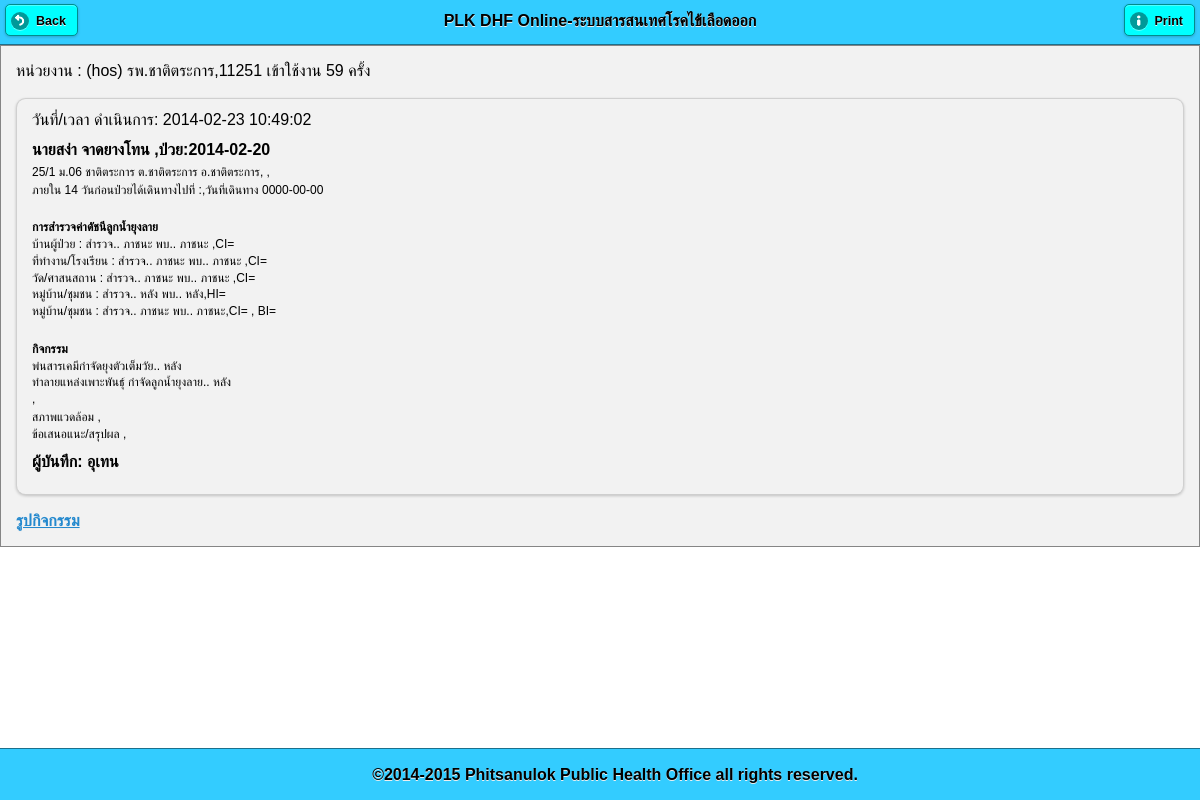
/pt_info_home.php?pid=1125114022219612&id=5 (signed in), run on the app's committed database.
### tables this page shows
CREATE TABLE `patient_home` (
  `id` int(11) NOT NULL auto_increment,
  `pid` varchar(255) NOT NULL,
  `datetime_do` datetime NOT NULL default '0000-00-00 00:00:00',
  `lat` varchar(25) default NULL,
  `lng` varchar(25) default NULL,
  `occupat` varchar(255) default NULL,
  `school_workplace` varchar(255) default NULL,
  `date_ill_diff` varchar(11) default NULL,
  `travel_to` varchar(255) default NULL,
  `date_travel` date default NULL,
  `s1` varchar(255) default NULL,
  `f1` varchar(255) default NULL,
  `ci1` varchar(255) default NULL,
  `s2` varchar(255) default NULL,
  `f2` varchar(255) default NULL,
  `ci2` varchar(255) default NULL,
  `s3` varchar(255) default NULL,
  `f3` varchar(255) default NULL,
  `ci3` varchar(255) default NULL,
  `s4` varchar(255) default NULL,
  `f4` varchar(255) default NULL,
  `hi` varchar(255) default NULL,
  `s5` varchar(255) default NULL,
  `f5` varchar(255) default NULL,
  `ci` varchar(255) default NULL,
  `bi` varchar(255) default NULL,
  `chk_spray` varchar(255) default NULL,
  `num_spray_home` varchar(255) default NULL,
  `chk_destroy` varchar(255) default NULL,
  `num_destroy_home` varchar(255) default NULL,
  `chk_meeting` varchar(255) default NULL,
  `chk_campaign` varchar(255) default NULL,
  `chk_other` varchar(255) default NULL,
  `note_other` varchar(255) default NULL,
  `note_env` varchar(255) default NULL,
  `note_sum` varchar(255) default NULL,
  `reporter` varchar(255) default NULL,
  `img_act` varchar(255) default NULL,
  PRIMARY KEY  (`id`)
);

CREATE TABLE `patient_hos` (
  `pid` varchar(100) NOT NULL default '',
  `datetime_send` datetime default NULL,
  `office_own` varchar(5) default NULL,
  `user_own` varchar(50) default NULL,
  `hn` varchar(100) default NULL,
  `prename` varchar(100) default NULL,
  `sex` varchar(25) default NULL,
  `name` varchar(100) default NULL,
  `lname` varchar(100) default NULL,
  `cid` varchar(13) default NULL,
  `bdate` date default NULL,
  `agey` varchar(100) default NULL,
  `pt_tel` varchar(100) default NULL,
  `family` varchar(255) default NULL,
  `occupat` varchar(100) default NULL,
  `school_workplace` varchar(255) default NULL,
  `code506` varchar(100) default NULL,
  `icd10` varchar(100) default NULL,
  `pt_type` varchar(100) default NULL,
  `doctor` varchar(100) default NULL,
  `date_dx` date default NULL,
  `time_dx` time default NULL,
  `date_ill` date default NULL,
  `date_found` date default NULL,
  `pt_status` varchar(100) default NULL,
  `symtom` varchar(255) default NULL,
  `refer_from` varchar(255) default NULL,
  `date_refer` date default NULL,
  `amp` varchar(4) default NULL,
  `tmb` varchar(6) default NULL,
  `moo` varchar(8) default NULL,
  `road` varchar(100) default NULL,
  `addr` varchar(100) default NULL,
  `lab_wbc` varchar(100) default NULL,
  `note_text` varchar(255) default NULL,
  `lab_plt` varchar(100) default NULL,
  `lab_hct` varchar(100) default NULL,
  `lab_tt` varchar(100) default NULL,
  `send_to_amp` varchar(4) default NULL,
  `sender` varchar(255) default NULL,
  `img_pt` varchar(255) default NULL,
  `send_back_by` varchar(25) default NULL,
  PRIMARY KEY  (`pid`)
);

### pt_info_home.php (the view, shortened to what this page needs)
<!DOCTYPE html>
<html>
    <head>
        <?php require 'lib.php'; ?>
    </head>
    <body>
        <?php
        $sql = "SELECT  CONCAT(pt.prename,pt.`name`,' ',pt.lname) as fullname,pt.date_ill,
CONCAT(pt.addr,' ม.',SUBSTR(pt.moo,7,2),'  ',moo.`name`,'  ต.',tmb.`name`,'  อ.',amp.`name`) as address,
ph.*
from patient_home ph
LEFT JOIN patient_hos pt on pt.pid = ph.pid
LEFT JOIN moo moo on moo.`code` = pt.moo
LEFT JOIN tmb tmb on tmb.`code`=pt.tmb
LEFT JOIN amp amp on amp.`code` = pt.amp
where ph.pid='$_GET[pid]' and ph.id=$_GET[id]";
        $result = mysql_query($sql);
        $row = mysql_fetch_array($result);
        ?>
        <div data-role="page" id="page-1">
            <div data-role="header" data-position="fixed" data-theme="f">
                <a href="pt_info.php?pid=<?= $_GET[pid] ?>" rel="external"  data-icon="back">Back</a>
                <?php require 'txt_head.php'; ?>
                <a href="#" rel="external" onclick=" window.print();" data-icon="info">Print</a>
            </div>
            <div data-role="content" data-theme="f">
                <?php require 'office_title.php'; ?>
                <ul data-role="listview" data-inset="true">
                    <li data-role="fieldcontain">
                        วันที่/เวลา ดำเนินการ: <?= $row[datetime_do] ?>
                        <h3><?= $row[fullname] ?>  ,ป่วย:<?= $row[date_ill] ?></h3>
                        <p><?= $row[address] ?>, <?= $row[occupat] ?>,<?= $row[school_workplace] ?></p>
                        <p>
                            ภายใน 14 วันก่อนป่วยได้เดินทางไปที่ :<?= $row[travel_to] ?>,วันที่เดินทาง <?= $row[date_travel] ?>
                        </p>
                        <br>
                        <p><b>การสำรวจค่าดัชนีลูกน้ำยุงลาย</b></p>
                        <p>บ้านผู้ป่วย : สำรวจ..<?= $row[s1] ?> ภาชนะ พบ..<?= $row[f1] ?> ภาชนะ ,CI=<?= $row[ci1] ?></p>
                        <p>ที่ทำงาน/โรงเรียน : สำรวจ..<?= $row[s2] ?> ภาชนะ พบ..<?= $row[f2] ?> ภาชนะ ,CI=<?= $row[ci2] ?></p>
                        <p>วัด/ศาสนสถาน : สำรวจ..<?= $row[s3] ?> ภาชนะ พบ..<?= $row[f3] ?> ภาชนะ ,CI=<?= $row[ci3] ?></p>
                        <p>หมู่บ้าน/ชุมชน : สำรวจ..<?= $row[s4] ?> หลัง พบ..<?= $row[f4] ?> หลัง,HI=<?= $row[hi] ?></p>
                        <p>หมู่บ้าน/ชุมชน : สำรวจ..<?= $row[s5] ?> ภาชนะ พบ..<?= $row[f5] ?> ภาชนะ,CI=<?= $row[ci] ?> , BI=<?= $row[bi] ?></p>
                        <br>
                        <p><b>กิจกรรม</b></p>
                        <p>พ่นสารเคมีกำจัดยุงตัวเต็มวัย..<?= $row[num_spray_home] ?> หลัง</p>
                        <p>ทำลายแหล่งเพาะพันธุ์ กำจัดลูกน้ำยุงลาย..<?= $row[num_destroy_home] ?> หลัง</p>
                        <p>
                            <?php
                            echo ",";
                            ?>
                        </p>
                        <p>สภาพแวดล้อม , <?= nl2br($row[note_env]); ?></p>
                        <p>ข้อเสนอแนะ/สรุปผล ,<?= nl2br($row[note_sum]); ?></p>
                        <h3> ผู้บันทึก: <?= $row[reporter] ?></h3>
                    </li>
                </ul>
                <a href="img_hm/<?= $row[img_act] ?>" target="_blank">รูปกิจกรรม</a>
            </div>
            <div data-role="footer" data-position="fixed" data-theme="f"  class="ui-bar" >
                <?php require 'txt_foot.php'; ?>
            </div>
        </div>
    </body>
</html>

### themes/theme.css (style rules this page uses)
html { font-size: 100%; }
body, input, select, textarea, button, .ui-btn { font-size: 1em; line-height: 1.3; font-family: sans-serif ; }
.ui-field-contain { border-bottom-color: #828282; border-bottom-color: rgba(0,0,0,.15); border-bottom-width: 1px; border-bottom-style: solid; }
.ui-btn, label.ui-btn { font-weight: bold; border-width: 1px; border-style: solid; }
.ui-btn:link { text-decoration: none !important; }
.ui-corner-all { -webkit-border-radius: .6em ; border-radius: .6em ; }
.ui-btn-corner-all, .ui-btn.ui-corner-all, .ui-slider-track.ui-corner-all, .ui-flipswitch.ui-corner-all, .ui-li-count { -webkit-border-radius: .3125em ; border-radius: .3125em ; }
.ui-btn-corner-all, .ui-corner-all { -webkit-background-clip: padding; background-clip: padding-box; }
.ui-shadow { -webkit-box-shadow: 0 1px 3px rgba(0,0,0,.2) ; -moz-box-shadow: 0 1px 3px rgba(0,0,0,.2) ; box-shadow: 0 1px 3px rgba(0,0,0,.2) ; }
.ui-btn-icon-left:after, .ui-btn-icon-right:after, .ui-btn-icon-top:after, .ui-btn-icon-bottom:after, .ui-btn-icon-notext:after { background-color: #666666 ; background-color: rgba(0,0,0,.3) ; background-position: center center; background-repeat: no-repeat; -webkit-border-radius: 1em; border-radius: 1em; }
.ui-overlay-c, .ui-page-theme-c, .ui-page-theme-c .ui-panel-wrapper { background: #f9f9f9 ; border-color: #bbbbbb ; color: #333333 ; text-shadow: 0 1px 0 #f3f3f3 ; }
.ui-body-c, .ui-page-theme-c .ui-body-inherit, html .ui-bar-c .ui-body-inherit, html .ui-body-c .ui-body-inherit, html body .ui-group-theme-c .ui-body-inherit, html .ui-panel-page-container-c { background: #ffffff ; border-color: #dddddd ; color: #333333 ; text-shadow: 0 1px 0 #f3f3f3 ; }
.ui-body-c { border-width: 1px; border-style: solid; }
.ui-page-theme-c a, html .ui-bar-c a, html .ui-body-c a, html body .ui-group-theme-c a { color: #3388cc ; font-weight: bold; }
.ui-page-theme-c .ui-btn, html .ui-bar-c .ui-btn, html .ui-body-c .ui-btn, html body .ui-group-theme-c .ui-btn, html head + body .ui-btn.ui-btn-c, .ui-page-theme-c .ui-btn:visited, html .ui-bar-c .ui-btn:visited, html .ui-body-c .ui-btn:visited, html body .ui-group-theme-c .ui-btn:visited, html head + body .ui-btn.ui-btn-c:visited { background: #f6f6f6 ; border-color: #dddddd ; color: #333333 ; text-shadow: 0 1px 0 #f3f3f3 ; }
.ui-bar-f, .ui-page-theme-f .ui-bar-inherit, html .ui-bar-f .ui-bar-inherit, html .ui-body-f .ui-bar-inherit, html body .ui-group-theme-f .ui-bar-inherit { background: #33ccff ; border-color: #1c708c ; color: #000000 ; text-shadow: 0 1px 0 #eeeeee ; font-weight: bold; }
.ui-bar-f { border-width: 1px; border-style: solid; }
.ui-body-f, .ui-page-theme-f .ui-body-inherit, html .ui-bar-f .ui-body-inherit, html .ui-body-f .ui-body-inherit, html body .ui-group-theme-f .ui-body-inherit, html .ui-panel-page-container-f { background: #f2f2f2 ; border-color: #858585 ; color: #000000 ; text-shadow: 0 1px 0 #eeeeee ; }
.ui-body-f { border-width: 1px; border-style: solid; }
.ui-page-theme-f a, html .ui-bar-f a, html .ui-body-f a, html body .ui-group-theme-f a { color: #000000 ; font-weight: bold; }
.ui-page-theme-f .ui-btn, html .ui-bar-f .ui-btn, html .ui-body-f .ui-btn, html body .ui-group-theme-f .ui-btn, html head + body .ui-btn.ui-btn-f, .ui-page-theme-f .ui-btn:visited, html .ui-bar-f .ui-btn:visited, html .ui-body-f .ui-btn:visited, html body .ui-group-theme-f .ui-btn:visited, html head + body .ui-btn.ui-btn-f:visited { background: #00ffff ; border-color: #008c8c ; color: #000000 ; text-shadow: 0 1px 0 #eeeeee ; }

### data on the page
patient_home: datetime_do "2014-02-23 10:49:02", patient_hos.date_ill "2014-02-20", date_travel "0000-00-00", reporter "อุเทน"

### other printed values
$_SESSION[login_level] "hos"
$_SESSION[login_off_name] "รพ.ชาติตระการ"
$_SESSION[login_pcucode] "11251"
$_SESSION[login_count] "59"
$row[fullname] "นายสง่า จาดยางโทน"
$row[address] "25/1 ม.06 ชาติตระการ ต.ชาติตระการ อ.ชาติตระการ"
